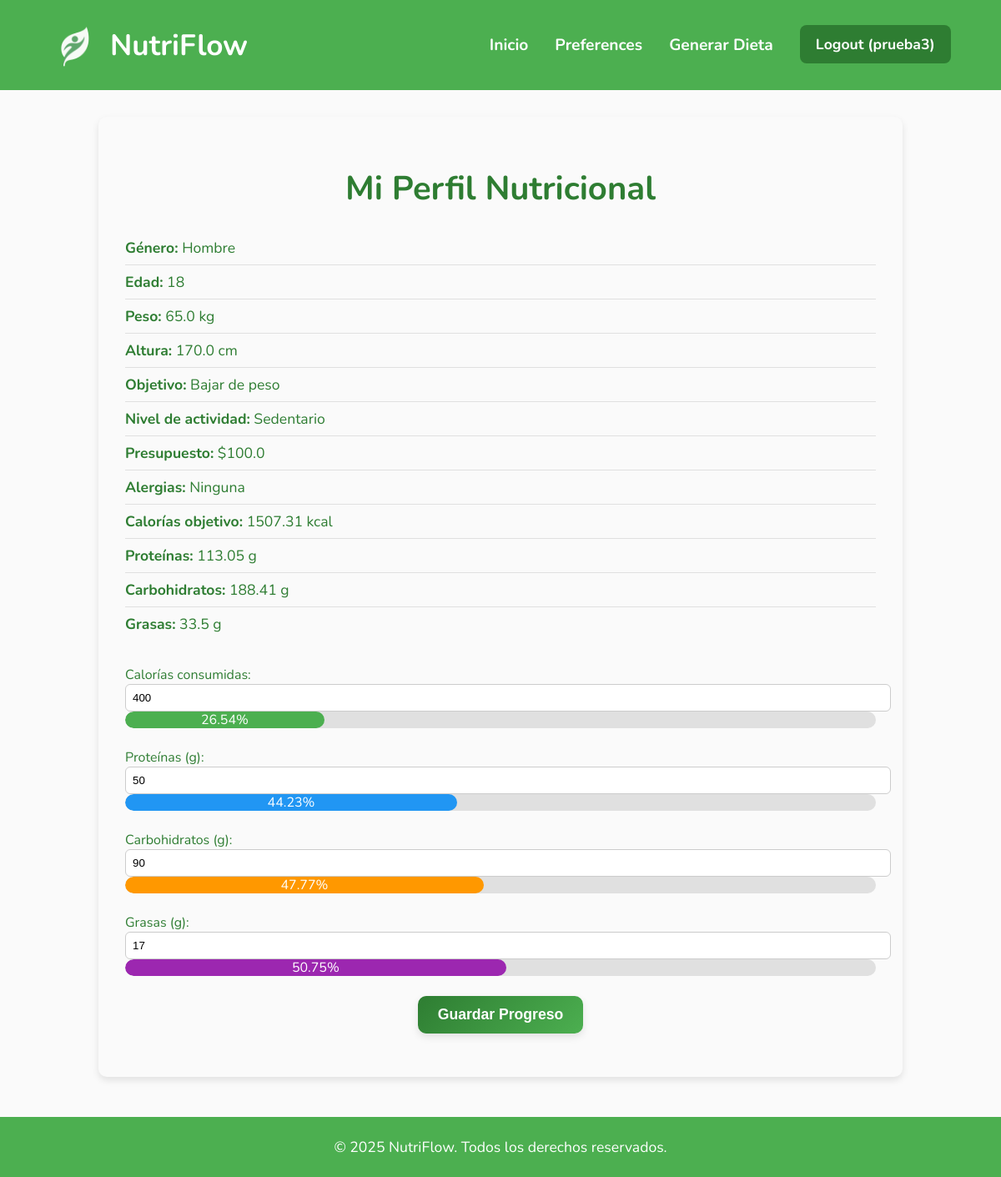
The page /preferences/perfil/ (signed in) on the database as committed earlier.
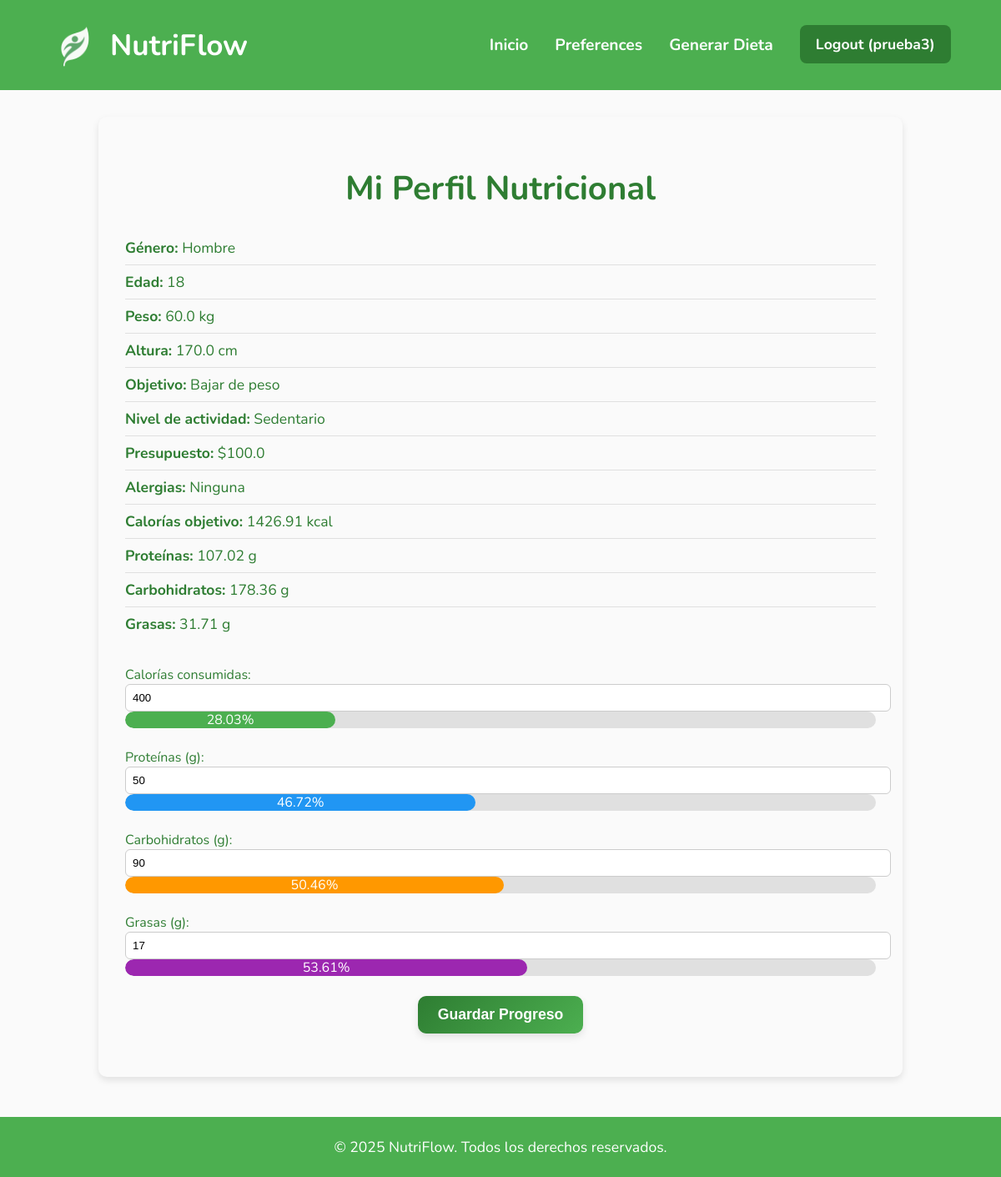
The same page on the database as committed later.
### preferences/models.py (models this page shows, shortened)
class Preferences(models.Model):
    user = models.OneToOneField(User, on_delete=models.CASCADE)
    genero = models.CharField(max_length=10, choices=[("male", "Hombre"), ("female", "Mujer")])
    objetivo = models.CharField(max_length=20, choices=[("lose_weight", "Bajar de peso"), ("improve_health", "Mejorar salud"), ("gain_weight", "Subir de peso")])
    edad = models.IntegerField()
    peso = models.FloatField()
    altura = models.FloatField()
    nivel_actividad = models.CharField(max_length=20, choices=[("sedentario", "Sedentario"), ("ligero", "Ligero"), ("moderado", "Moderado"), ("activo", "Activo"), ("muy_activo", "Muy Activo")])
    presupuesto = models.FloatField()
    alergias = models.TextField(blank=True, null=True)
    calorias = models.FloatField(default=0)
    proteinas = models.FloatField(default=0)
    carbohidratos = models.FloatField(default=0)
    grasas = models.FloatField(default=0)

### accounts/views.py (the view)
# urls.py: path('perfil/', profile_view, name='perfil'),
@login_required
def profile_view(request):
    preferences = Preferences.objects.filter(user=request.user).first()
    if not preferences:
        return render(request, 'account.html', {
            'no_preferences': True
        })
    calorias_consumidas = 400
    proteinas_consumidas = 50
    carbohidratos_consumidos = 90
    grasas_consumidas = 17
    def porcentaje(actual, objetivo):
        return min(round((actual / objetivo) * 100, 2), 100) if objetivo > 0 else 0
    context = {
        'no_preferences': False,
        'preferences': preferences,
        'calorias_consumidas': calorias_consumidas,
        'proteinas_consumidas': proteinas_consumidas,
        'carbohidratos_consumidos': carbohidratos_consumidos,
        'grasas_consumidas': grasas_consumidas,
        'porcentaje_calorias': porcentaje(calorias_consumidas, preferences.calorias),
        'porcentaje_proteinas': porcentaje(proteinas_consumidas, preferences.proteinas),
        'porcentaje_carbohidratos': porcentaje(carbohidratos_consumidos, preferences.carbohidratos),
        'porcentaje_grasas': porcentaje(grasas_consumidas, preferences.grasas),
    }
    return render(request, 'account.html', context)

### accounts/templates/account.html (shortened to what the changed rows need)
<!DOCTYPE html>
<html lang="es">
<head>
</head>
<body>
<div class="perfil-container">
    <h1>Mi Perfil Nutricional</h1>
    {% if preferences %}
    <div class="perfil-info">
        <ul>
            <li><strong>Género:</strong> {{ preferences.get_genero_display }}</li>
            <li><strong>Edad:</strong> {{ preferences.edad }}</li>
            <li><strong>Peso:</strong> {{ preferences.peso }} kg</li>
            <li><strong>Altura:</strong> {{ preferences.altura }} cm</li>
            <li><strong>Objetivo:</strong> {{ preferences.get_objetivo_display }}</li>
            <li><strong>Nivel de actividad:</strong> {{ preferences.get_nivel_actividad_display }}</li>
            <li><strong>Presupuesto:</strong> ${{ preferences.presupuesto }}</li>
            <li><strong>Alergias:</strong> {{ preferences.alergias|default:"Ninguna" }}</li>
            <li><strong>Calorías objetivo:</strong> {{ preferences.calorias }} kcal</li>
            <li><strong>Proteínas:</strong> {{ preferences.proteinas }} g</li>
            <li><strong>Carbohidratos:</strong> {{ preferences.carbohidratos }} g</li>
            <li><strong>Grasas:</strong> {{ preferences.grasas }} g</li>
        </ul>
    </div>
    {% else %}
    <p>Aún no has configurado tus preferencias nutricionales. Puedes hacerlo desde tu panel de usuario.</p>
    {% endif %}
    <div class="progreso">
        <form method="POST">
    <div style="margin-bottom: 1.5rem;">
        <label for="calorias">Calorías consumidas:</label><br>
        <div class="barra"><div class="relleno calorias" style="width: {{ porcentaje_calorias }}%;">{{ porcentaje_calorias }}%</div></div>
    </div>
    <div style="margin-bottom: 1.5rem;">
        <label for="proteinas">Proteínas (g):</label><br>
        <div class="barra"><div class="relleno proteinas" style="width: {{ porcentaje_proteinas }}%;">{{ porcentaje_proteinas }}%</div></div>
    </div>
    <div style="margin-bottom: 1.5rem;">
        <label for="carbohidratos">Carbohidratos (g):</label><br>
        <div class="barra"><div class="relleno carbohidratos" style="width: {{ porcentaje_carbohidratos }}%;">{{ porcentaje_carbohidratos }}%</div></div>
    </div>
    <div style="margin-bottom: 1.5rem;">
        <label for="grasas">Grasas (g):</label><br>
        <div class="barra"><div class="relleno grasas" style="width: {{ porcentaje_grasas }}%;">{{ porcentaje_grasas }}%</div></div>
    </div>
</form>
    </div>
</div>
</body>
</html>

Rows that differ between the two databases and show on the page:
changed Preferences "Hombre": peso "65.0" → "60.0"; calorias "1507.31" → "1426.91"; proteinas "113.05" → "107.02"; carbohidratos "188.41" → "178.36"; grasas "33.5" → "31.71"
Other text that changed with them:
{{ porcentaje_calorias }}: 26.54 → 28.03 (drawn)
{{ porcentaje_calorias }}: "26.54" → "28.03"
{{ porcentaje_proteinas }}: 44.23 → 46.72 (drawn)
{{ porcentaje_proteinas }}: "44.23" → "46.72"
{{ porcentaje_carbohidratos }}: 47.77 → 50.46 (drawn)
{{ porcentaje_carbohidratos }}: "47.77" → "50.46"
{{ porcentaje_grasas }}: 50.75 → 53.61 (drawn)
{{ porcentaje_grasas }}: "50.75" → "53.61"
